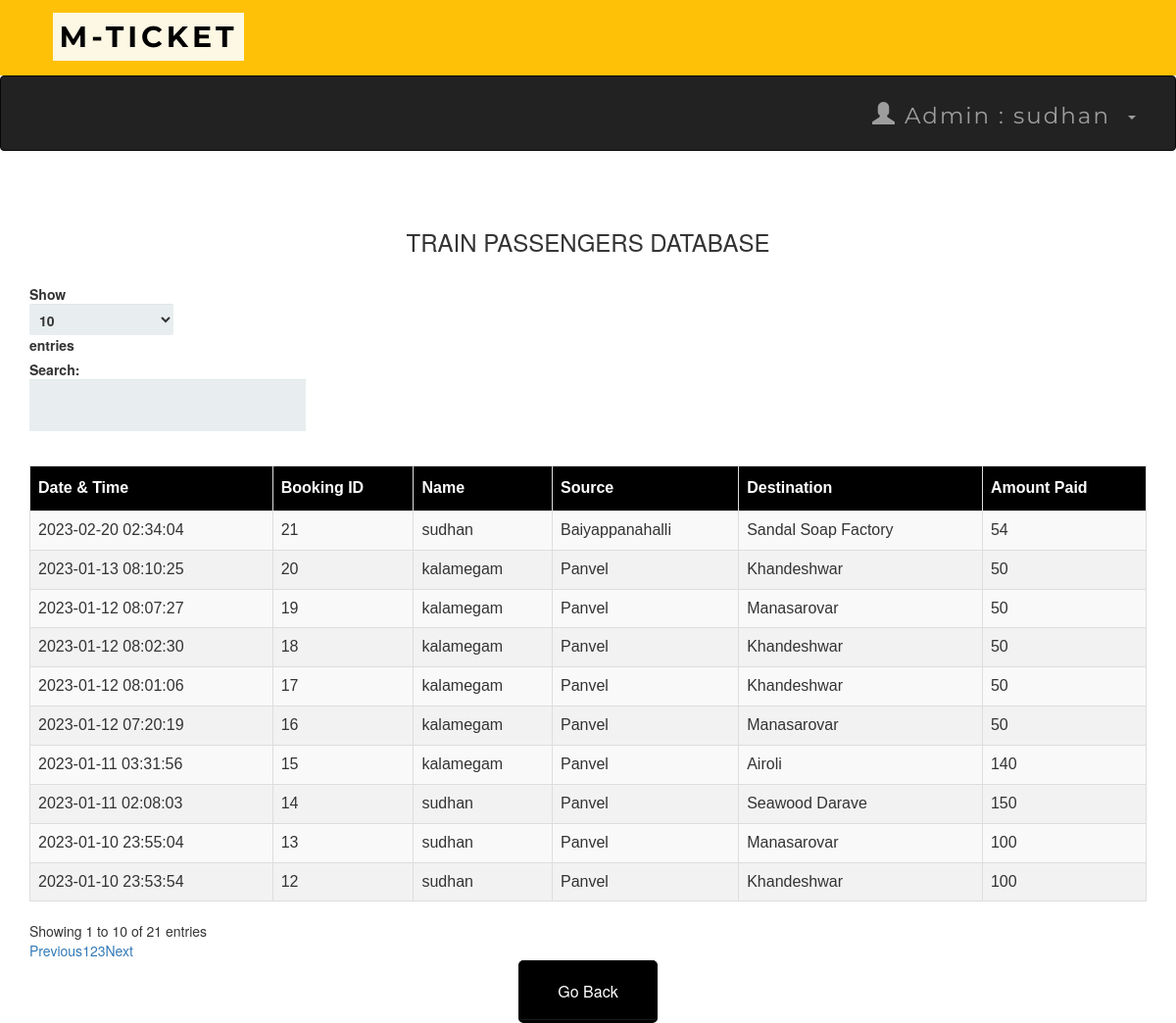
/admintraindb.php (signed in), run on the app's committed database.
### tables this page shows
CREATE TABLE IF NOT EXISTS `transactions` (
  `T_No` int(10) NOT NULL AUTO_INCREMENT,
  `email` varchar(50) NOT NULL,
  `source` varchar(50) NOT NULL,
  `dest` varchar(50) NOT NULL,
  `Name` varchar(50) NOT NULL,
  `Class` varchar(25) NOT NULL,
  `Type` varchar(25) NOT NULL,
  `NoOfpass` int(11) NOT NULL,
  `card_no` int(25) NOT NULL,
  `expmonth` int(2) NOT NULL,
  `expyear` int(2) NOT NULL,
  `cvv` int(3) NOT NULL,
  `pin` int(4) NOT NULL,
  `Date` datetime NOT NULL DEFAULT CURRENT_TIMESTAMP,
  `Amt` int(10) NOT NULL,
  `Route` varchar(25) NOT NULL,
  PRIMARY KEY (`T_No`)
);

### admintraindb.php (the view, shortened to what this page needs)
<?php
include 'connect.php' ;
include 'adminheader.php';
?>
 <!DOCTYPE html>
 <html>
 <link rel='stylesheet' href='index.css'>
      <head>
           <link rel="stylesheet" href="https://maxcdn.bootstrapcdn.com/bootstrap/3.3.6/css/bootstrap.min.css" />
           <link rel="stylesheet" href="https://cdn.datatables.net/1.10.12/css/dataTables.bootstrap.min.css" />
      </head>
      <body>
           <br /><br />
           <div class="container">
                <h3 align="center">TRAIN PASSENGERS DATABASE</h3>
                <br />
                <div class="table-responsive">
                     <table id="data" class="table table-striped table-bordered">
                          <thead>
                               <tr>
                                    <th> Date & Time</th>
                                    <th> Booking ID  </th>
                                    <th> Name </th>
                                    <th> Source </th>
                                    <th> Destination </th>
                                    <th> Amount Paid</th>
                               </tr>
                          </thead>
                          <tbody>
  <?php
   $result = mysqli_query($connect , "select * From transactions");
  while ($row = mysqli_fetch_assoc($result)):
  ?>
  <tr>
    <td><?php echo $row['Date']; ?></td>
    <td><?php echo $row['T_No']; ?></td>
    <td><?php echo $row['Name']; ?></td>
    <td><?php echo $row['source']; ?></td>
    <td><?php echo $row['dest']; ?></td>
    <td><?php echo $row['Amt']; ?></td>
    </tr>
  <?php endwhile; ?>
</tbody>
                     </table>
                </div>
           </div>
      </body>
 </html>
<table align='center'>
<tr>
  <td><a href='admin.php'><button style="background-color: black ; border-color:black "  ><span style="color:white">Go Back </span> </button></a></td>
 </tr>

### adminheader.php (shortened to what this page needs)
<head>
  <link rel="stylesheet" href="https://maxcdn.bootstrapcdn.com/bootstrap/3.4.0/css/bootstrap.min.css">
  <link rel="stylesheet" href="https://maxcdn.bootstrapcdn.com/bootstrap/3.4.1/css/bootstrap.min.css">
   <link rel="stylesheet" href="https://maxcdn.bootstrapcdn.com/bootstrap/3.4.1/css/bootstrap.min.css">
</head>
<nav  class="navvvvvvbar navvvvvvbar-default navvvvvvbar-fixed-top">
      <div  class="  navvvvvvbar-brand navvvvvvbar-center"><b>&nbsp&nbsp&nbsp<mark>M-TICKET</mark></b>
</nav>
<nav class="navbar navbar-inverse">
  <div class="container-fluid">
    <div class="collapse navbar-collapse " id="myNavbar">
      <ul class="nav navbar-nav navbar-right">
         <li class="dropdown"><a class="dropdown-toggle" data-toggle="dropdown" href="#"><span class="glyphicon glyphicon-user"></span>
        Admin : <?php  echo " ". $_SESSION['name'] ."" ?> &nbsp<span class="caret"></span></a>
              </div>
    </div>
</nav>
</html>

### index.css (style rules this page uses)
*, *:before, *:after { -moz-box-sizing: border-box; -webkit-box-sizing: border-box; box-sizing: border-box; }
a { text-decoration:none; }
td { text-align: center; }
button { padding: 19px 39px 18px 39px; color: #FFF; background-color: #a8db34; font-size: 18px; text-align: center; font-style: normal; border-radius: 5px; width: 100%; border: 1px solid #71db34; border-width: 1px 1px 3px; box-shadow: 0 -1px 0 rgba(255,255,255,0.1) inset; margin-bottom: 10px; }

### adminheader.php (style rules this page uses)
.navbar { margin-bottom: 50px; border-radius: 0; font-family: Montserrat, sans-serif; margin-bottom: 0; border: 0; font-size: 23px !important; letter-spacing: 2px; opacity: 2; padding: 10px; }
.navvvvvvbar { font-family: Montserrat, sans-serif; margin-bottom: 0; background-color: #FFC107; border: 0; font-size: 30px !important; letter-spacing: 4px; text-align: left; padding: 17px; color:black; font-weight: 40000; }

### admintraindb.php (style rules this page uses)
table#data { font-size:16px; font-family: "Trebuchet MS", Arial, Helvetica, sans-serif; border-collapse: collapse; border-spacing: 0; width: 100%; }
#data td, #data th { border: 1px solid #ddd; text-align: left; padding: 8px; }
#data tr:nth-child(even) { background-color: #f2f2f2 }
#data th { padding-top: 11px; padding-bottom: 11px; background-color: black; color: white; }

### data on the page
transactions: Date "2023-01-10 23:53:54", T_No "12", Name "sudhan", source "Panvel", dest "Khandeshwar", Amt "100"
transactions: Date "2023-01-10 23:55:04", T_No "13", Name "sudhan", source "Panvel", dest "Manasarovar", Amt "100"
transactions: Date "2023-01-11 02:08:03", T_No "14", Name "sudhan", source "Panvel", dest "Seawood Darave", Amt "150"
transactions: Date "2023-01-11 03:31:56", T_No "15", Name "kalamegam", source "Panvel", dest "Airoli", Amt "140"
transactions: Date "2023-01-12 07:20:19", T_No "16", Name "kalamegam", source "Panvel", dest "Manasarovar", Amt "50"
transactions: Date "2023-01-12 08:01:06", T_No "17", Name "kalamegam", source "Panvel", dest "Khandeshwar", Amt "50"
transactions: Date "2023-01-12 08:02:30", T_No "18", Name "kalamegam", source "Panvel", dest "Khandeshwar", Amt "50"
transactions: Date "2023-01-12 08:07:27", T_No "19", Name "kalamegam", source "Panvel", dest "Manasarovar", Amt "50"
transactions: Date "2023-01-13 08:10:25", T_No "20", Name "kalamegam", source "Panvel", dest "Khandeshwar", Amt "50"
transactions: Date "2023-02-20 02:34:04", T_No "21", Name "sudhan", source "Baiyappanahalli", dest "Sandal Soap Factory", Amt "54"

### other printed values
$_SESSION['name'] "sudhan"
